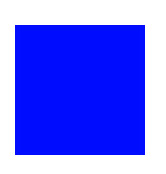
#> input picture tp1/square.jpg, 166 x 174 px, found by its file name
$ python tp1_v2.py
#> lines starting #> are read from the running program, lines starting #| are printed output that depends on the picture; after the words box and inside, x2 and y2 are one past the last pixel; in counts of white or black regions, pixels touching at a corner belong together
import cv2 as cv


def main():
    square = cv.imread('shapes/square.jpg')
#> square is the input picture: shape (174, 166, 3); mean B, G, R 254.2, 112.8, 105.8
    graySquare = cv.cvtColor(square, cv.COLOR_BGR2GRAY)
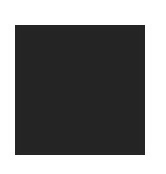
#> graySquare: shape (174, 166); min 30, max 255, mean 126.8
    ret, squareThresh = cv.threshold(graySquare, 0, 255, 0)
#> squareThresh: shape (174, 166); every value is 255
    squareContours, hierarchy = cv.findContours(squareThresh, cv.RETR_EXTERNAL, cv.CHAIN_APPROX_SIMPLE)
#> squareContours = [[[0, 0], [0, 173], [165, 173], [165, 0]]]

    webcam = cv.VideoCapture(0)
    cv.namedWindow('Binary')
    cv.createTrackbar('Trackbar', 'Binary', 0, 100, (lambda a: None))
    while True:
        # 1 - Get original image
        ret, originalImage = webcam.read()
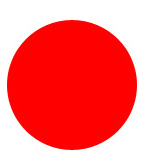
#> input picture tp1/circle.jpg, 148 x 160 px, given in place of the camera
#> originalImage is the input picture: shape (160, 148, 3); mean B, G, R 112.1, 112.2, 253.9
        # cv.imshow('Original image', originalImage)

        # 2 - Get binary image
        binaryValue = cv.getTrackbarPos('Trackbar', 'Binary')
        binaryImage = getBinaryImage(originalImage, binaryValue)
#> in getBinaryImage, `grayImage = cv.cvtColor(image, cv.COLOR_BGR2GRAY)`:
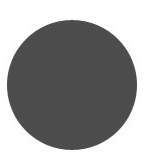
#> grayImage: shape (160, 148); min 71, max 255, mean 154.6
#> in getBinaryImage, `ret1, thresh = cv.threshold(grayImage, value, 255, cv.THRESH_BINARY)`: thresh: shape (160, 148); every value is 255
#> in getBinaryImage, `ret1, thresh = cv.threshold(grayImage, value, 255, cv.THRESH_BINARY)`: ret1 = 0
        cv.imshow('Binary', binaryImage)

        # 3 - Remove noise
        kernel = cv.getStructuringElement(cv.MORPH_ELLIPSE, (5, 5))  # kernel = structural element
        opening = cv.morphologyEx(binaryImage, cv.MORPH_OPEN, kernel)
        closing = cv.morphologyEx(opening, cv.MORPH_CLOSE, kernel)
        denoisedImage = closing
        # cv.imshow('Denoised', denoisedImage)

        # 4 - Get contours
        contours, hierarchy = cv.findContours(denoisedImage, cv.RETR_TREE, cv.CHAIN_APPROX_NONE)
#> contours = 1 contour; box (x1, y1, x2, y2) and area: (0, 0, 148, 160) 23373

        # 5 - Filter contours
        contours = [c for c in contours if cv.contourArea(c) > 2000]  # 2000 is an arbitrary number
        contours.pop(0)  # Remove the contour of the image
        # if len(contours) > 0:
        #     cv.drawContours(originalImage, contours, -1, (0, 255, 0), 3)
            # cv.imshow('Contours', originalImage)

        # 6, 7 - Compare filtered contours with references (square, triangle, circle) and show image with recognized object annotated
        references = squareContours
#> references = [[[0, 0], [0, 173], [165, 173], [165, 0]]]
        for c in contours:
            for r in references:
                if cv.matchShapes(c, r, cv.CONTOURS_MATCH_I2, 0) < 0.3:  # 0.3 is an arbitrary number
                    cv.drawContours(image=originalImage, contours=contours, contourIdx=-1, color=(0, 255, 0), thickness=3)
                    x, y, w, h = cv.boundingRect(c)
                    cv.putText(originalImage, 'Square', (x, y - 5), cv.FONT_HERSHEY_SIMPLEX, .5, (255, 255, 255), 1, cv.LINE_AA)
#> this loop made 0 passes
        cv.imshow('Contours', originalImage)

        key = cv.waitKey(30)
#> (key Esc is pressed here)
        if key == 27:
            break


def getBinaryImage(image, value):
    grayImage = cv.cvtColor(image, cv.COLOR_BGR2GRAY)
    ret1, thresh = cv.threshold(grayImage, value, 255, cv.THRESH_BINARY)
    return thresh


main()
cv.destroyAllWindows()
